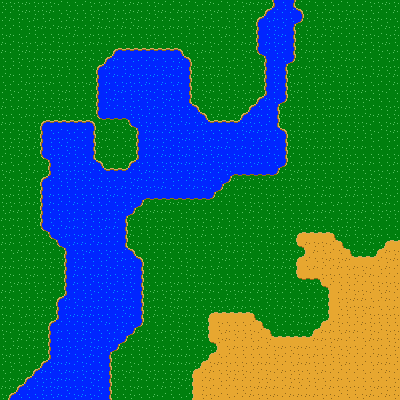

Tiled map render using the project's own tile images. Description and the map definition, with tile-layer contents summarised, below:
An orthogonal 50x50 tile map with 8x8 px tiles, 3 tile layers (grass, water, desert).

<map version="1.0" orientation="orthogonal" width="50" height="50" tilewidth="8" tileheight="8">
 <tileset firstgid="1" name="tiles" tilewidth="8" tileheight="8">
  <image source="tiles.png" width="128" height="128" />
 </tileset>
 <layer name="grass" width="50" height="50">
  <data>[2500 cells, 2500 non-empty, 4 distinct tile ids]</data>
 </layer>
 <layer name="water" width="50" height="50">
  <data>[2500 cells, 688 non-empty, 15 distinct tile ids]</data>
 </layer>
 <layer name="desert" width="50" height="50">
  <data>[2500 cells, 349 non-empty, 10 distinct tile ids]</data>
 </layer>
</map>